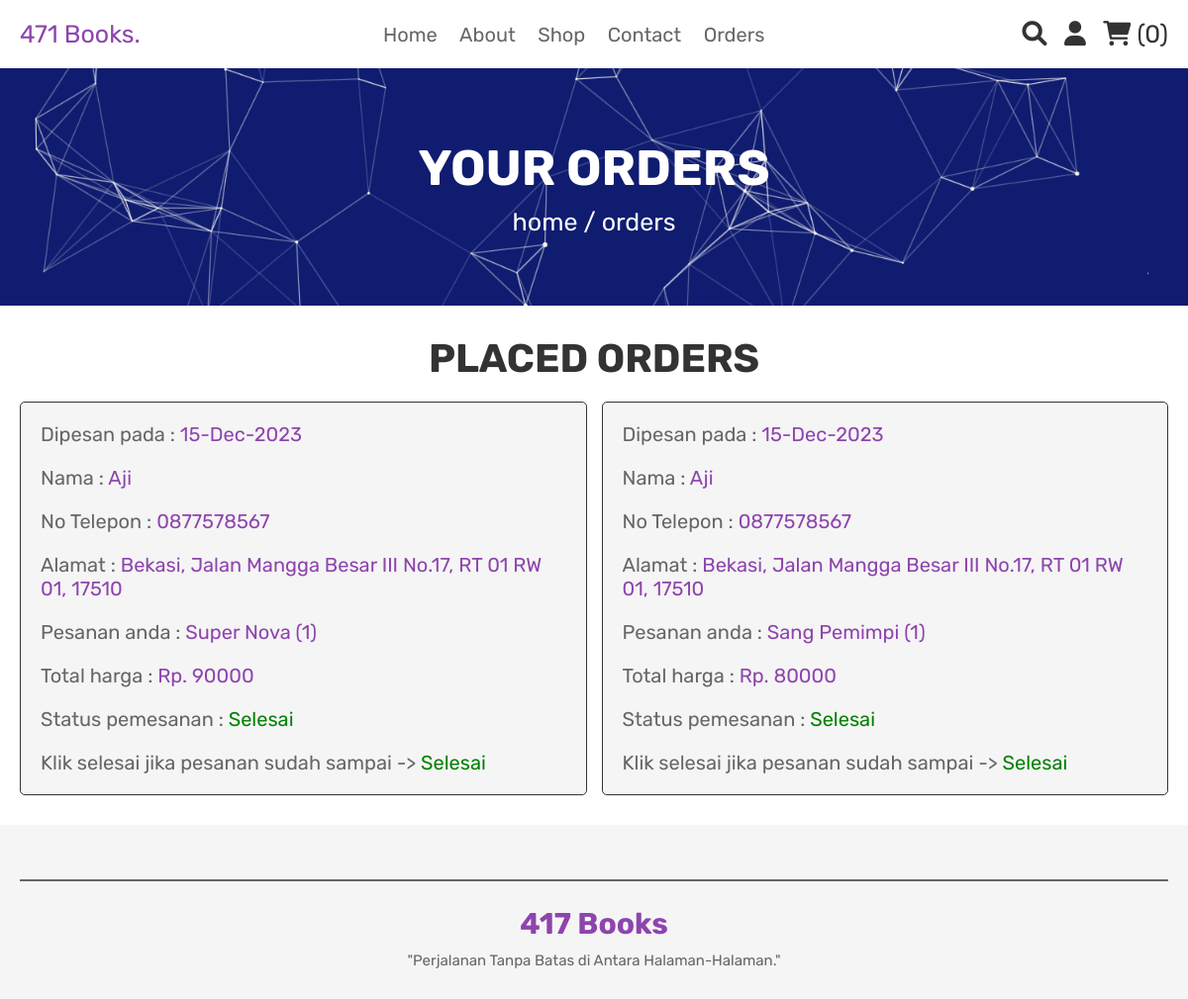
Screenshot of /orders.php (signed in) with the database file from the repository.
### tables this page shows
CREATE TABLE `orders` (
  `id` int(100) NOT NULL,
  `user_id` int(100) NOT NULL,
  `name` varchar(100) NOT NULL,
  `number` varchar(12) NOT NULL,
  `address` varchar(500) NOT NULL,
  `city` varchar(100) NOT NULL,
  `zip_code` varchar(20) NOT NULL,
  `total_products` varchar(1000) NOT NULL,
  `total_price` int(100) NOT NULL,
  `placed_on` varchar(50) NOT NULL,
  `payment_status` varchar(20) NOT NULL DEFAULT 'pending',
  `status_kurir` varchar(200) NOT NULL
);

### orders.php (the view, shortened to what this page needs)
<?php
include 'config.php';
$user_id = $_SESSION['user_id'];
?>
<!DOCTYPE html>
<html lang="en">
<head>
   <link rel="stylesheet" href="https://cdnjs.cloudflare.com/ajax/libs/font-awesome/6.0.0/css/all.min.css">
   <link rel="stylesheet" href="css/style.css">
</head>
<body>
   <?php include 'header.php'; ?>
   <div class="heading">
      <h3>your orders</h3>
      <p> <a href="home.php">home</a> / orders </p>
   </div>
   <section class="placed-orders">
      <h1 class="title">placed orders</h1>
      <div class="box-container">
         <?php
         $order_query = mysqli_query($conn, "SELECT * FROM `orders` WHERE user_id = '$user_id' ORDER BY id DESC ") or die('query failed');
         if (mysqli_num_rows($order_query) > 0) {
            while ($fetch_orders = mysqli_fetch_assoc($order_query)) {
               ?>
               <div class="box">
                  <p> Dipesan pada : <span>
                        <?php echo $fetch_orders['placed_on']; ?>
                     </span> </p>
                  <p> Nama : <span>
                        <?php echo $fetch_orders['name']; ?>
                     </span> </p>
                  <p> No Telepon : <span>
                        <?php echo $fetch_orders['number']; ?>
                     </span> </p>
                  <p> Alamat : <span>
                        <?php echo $fetch_orders['city'] . ', ' . $fetch_orders['address'] . ', ' . $fetch_orders['zip_code']; ?>
                     </span> </p>
                  <p> Pesanan anda : <span>
                        <?php echo $fetch_orders['total_products']; ?>
                     </span> </p>
                  <p> Total harga : <span>Rp.
                        <?php echo $fetch_orders['total_price']; ?>
                     </span> </p>
                  <p> Status pemesanan : <span style="color:<?php
                  if ($fetch_orders['payment_status'] == 'Tertunda') {
                     echo 'red';
                  } else {
                     echo 'green';
                  } ?>;">
                        <?php echo $fetch_orders['payment_status']; ?>
                     </span> </p>
                  <?php if ($fetch_orders['payment_status'] == 'Selesai') { ?>
                     <p> Klik selesai jika pesanan sudah sampai -> <a style="color: green;">Selesai</a>
                  <?php } else { ?>
                     <p> Klik selesai jika pesanan sudah sampai -> <a href="orders.php?id=<?= $fetch_orders["id"] ?>"
                           value="selesai">Selesai</a>
                     <?php } ?>
                  </p>
               </div>
               <?php
            }
         } else {
            echo '<p class="empty">Belum ada pesanan!</p>';
         }
         ?>
      </div>
   </section>
   <?php include 'footer.php'; ?>
</body>
</html>

### css/style.css (style rules this page uses)
:root { --purple: #8e44ad; --red: #c0392b; --orange: #f39c12; --black: #333; --white: #fff; --light-color: #666; --light-white: #ccc; --light-bg: #f5f5f5; --border: .1rem solid var(--black); --box-shadow: 0 .5rem 1rem rgba(0, 0, 0, .1); }
* { font-family: 'Rubik', sans-serif; margin: 0; padding: 0; box-sizing: border-box; outline: none; border: none; text-decoration: none; transition: all .2s linear; }
html { font-size: 62.5%; overflow-x: hidden; }
section { padding: 3rem 2rem; }
.title { text-align: center; margin-bottom: 2rem; text-transform: uppercase; color: var(--black); font-size: 4rem; }
.heading { min-height: 30vh; display: flex; flex-flow: column; align-items: center; justify-content: center; gap: 1rem; background: url(../images/home-bg.png) no-repeat; background-size: cover; background-position: center; text-align: center; }
.heading h3 { font-size: 5rem; color: var(--white); text-transform: uppercase; }
.heading p { font-size: 2.5rem; color: var(--white); }
.heading p a { color: var(--white); }
.placed-orders .box-container { max-width: 1200px; margin: 0 auto; display: flex; flex-wrap: wrap; align-items: center; gap: 1.5rem; }
.placed-orders .box-container .box { flex: 1 1 40rem; border-radius: .5rem; padding: 2rem; border: var(--border); background-color: var(--light-bg); padding: 1rem 2rem; }
.placed-orders .box-container .box p { padding: 1rem 0; font-size: 2rem; color: var(--light-color); }
.placed-orders .box-container .box p span { color: var(--purple); }

### rows the page displays
orders: placed_on "15-Dec-2023", name "Aji", number "0877578567", city "Bekasi", address "Jalan Mangga Besar III No.17, RT 01 RW 01", zip_code "17510", total_products "Super Nova (1)", total_price "90000", payment_status "Selesai", shows "Klik selesai jika pesanan sudah sampai ->"
orders: placed_on "15-Dec-2023", name "Aji", number "0877578567", city "Bekasi", address "Jalan Mangga Besar III No.17, RT 01 RW 01", zip_code "17510", total_products "Sang Pemimpi (1)", total_price "80000", payment_status "Selesai", shows "Klik selesai jika pesanan sudah sampai ->"

### other values shown
$cart_rows_number "0"
